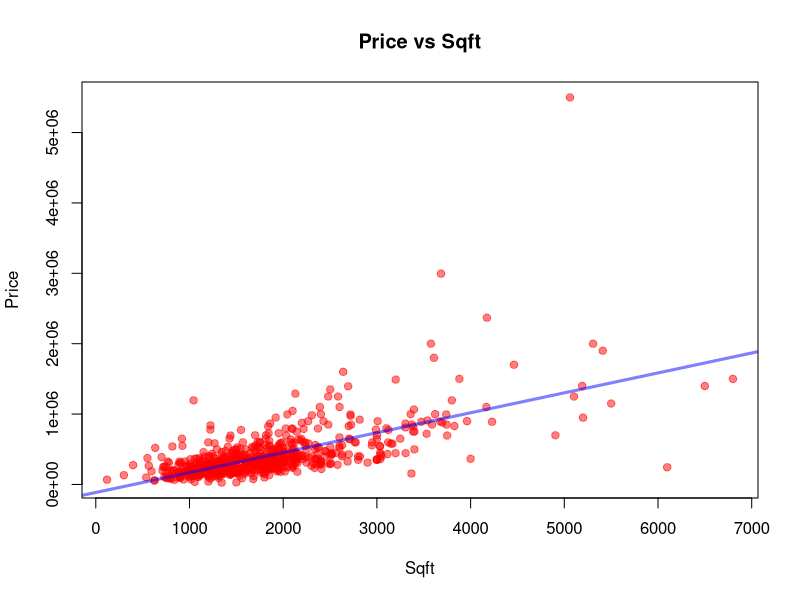

R code for this plot:
setwd('~/RTutorial/Data') #sets working directory

mydata <- read.csv("California_Home_Prices_(2009).csv") #reads in data

#--------------------------  Basic Linear Regression
mydata.lm <- lm(Price ~ Sqft, data=mydata) #linear model lm(y ~ x1 + ... + xn, data=mydata)
coeffs <- coefficients(mydata.lm); coeffs #coefficients of model

sm <- summary(mydata.lm) #summary of fitted model
SSR <- mean(sm$residuals^2); SSR
#plot(mydata.lm) #summary plots

#scatter plot with regression line
plot(mydata$Sqft, mydata$Price, main="Price vs Sqft", col=rgb(1,0,0,0.5),
     xlab="Sqft", ylab="Price", pch=19)
abline(mydata.lm, col=rgb(0,0,1,0.5), lwd=3) #regression line


#--------------------------  Basic Linear Regression with train/test sets
#50% of the sample will be training
train_size <- floor(0.50 * nrow(mydata))

#set the random seed to make the partition reproductible
set.seed(100)

#find the row indices for the training set
train_ind <- sample(seq_len(nrow(mydata)), size = train_size)

#create training and test sets
train <- mydata[train_ind, ]
test <- mydata[-train_ind, ]

#fit linear model to training set
train.lm <- lm(Price ~ Sqft, data=train) #linear model lm(y ~ x1 + ... + xn, data=mydata)
sm <- summary(train.lm) #summary of fitted model
SSR_train <- mean(sm$residuals^2); SSR_train
r_squared <- sm$r.squared; r_squared 

#use fitted model to predict on testing set
pred <- predict(train.lm, test)
SSR_test <- mean((pred - test$Price)^2); SSR_test

#--------------------------  Muliple Linear Regression 

#fit linear model to training set
train.lm <- lm(Price ~ Sqft + Bedrooms + Bathrooms, data=train) #linear model lm(y ~ x1 + ... + xn, data=mydata)
sm <- summary(train.lm) #summary of fitted model
SSR_train <- mean(sm$residuals^2); SSR_train
r_squared <- sm$r.squared; r_squared 

#use fitted model to predict on testing set
pred <- predict(train.lm, test)
SSR_test <- mean((pred - test$Price)^2); SSR_test

#--------------------------  Muliple Linear Regression 
#fit polynomial model to training set
train.pm <- lm(Price ~ poly(Sqft, 1), data=train)
sm <- summary(train.pm) #summary of fitted model
SSR_train <- mean(sm$residuals^2); SSR_train
r_squared <- sm$r.squared; r_squared

#use fitted model to predict on testing set
pred <- predict(train.pm, test)
SSR_test <- mean((pred - test$Price)^2); SSR_test


